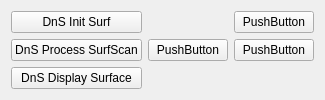
        <widget class="QWidget" name="TestTab">
         <attribute name="title">
          <string>Testing</string>
         </attribute>
         <layout class="QGridLayout" name="gridLayout_17">
          <item row="1" column="0">
           <widget class="QPushButton" name="TestButten2">
            <property name="text">
             <string>DnS Process SurfScan</string>
            </property>
           </widget>
          </item>
          <item row="0" column="0">
           <widget class="QPushButton" name="TestButten1">
            <property name="text">
             <string>DnS Init Surf</string>
            </property>
           </widget>
          </item>
          <item row="1" column="2">
           <widget class="QPushButton" name="pushButton">
            <property name="text">
             <string>PushButton</string>
            </property>
           </widget>
          </item>
          <item row="1" column="1">
           <widget class="QPushButton" name="pushButton_2">
            <property name="text">
             <string>PushButton</string>
            </property>
           </widget>
          </item>
          <item row="0" column="2">
           <widget class="QPushButton" name="pushButton_4">
            <property name="text">
             <string>PushButton</string>
            </property>
           </widget>
          </item>
          <item row="2" column="0">
           <widget class="QPushButton" name="TestButten3">
            <property name="text">
             <string>DnS Display Surface</string>
            </property>
           </widget>
          </item>
         </layout>
        </widget>
